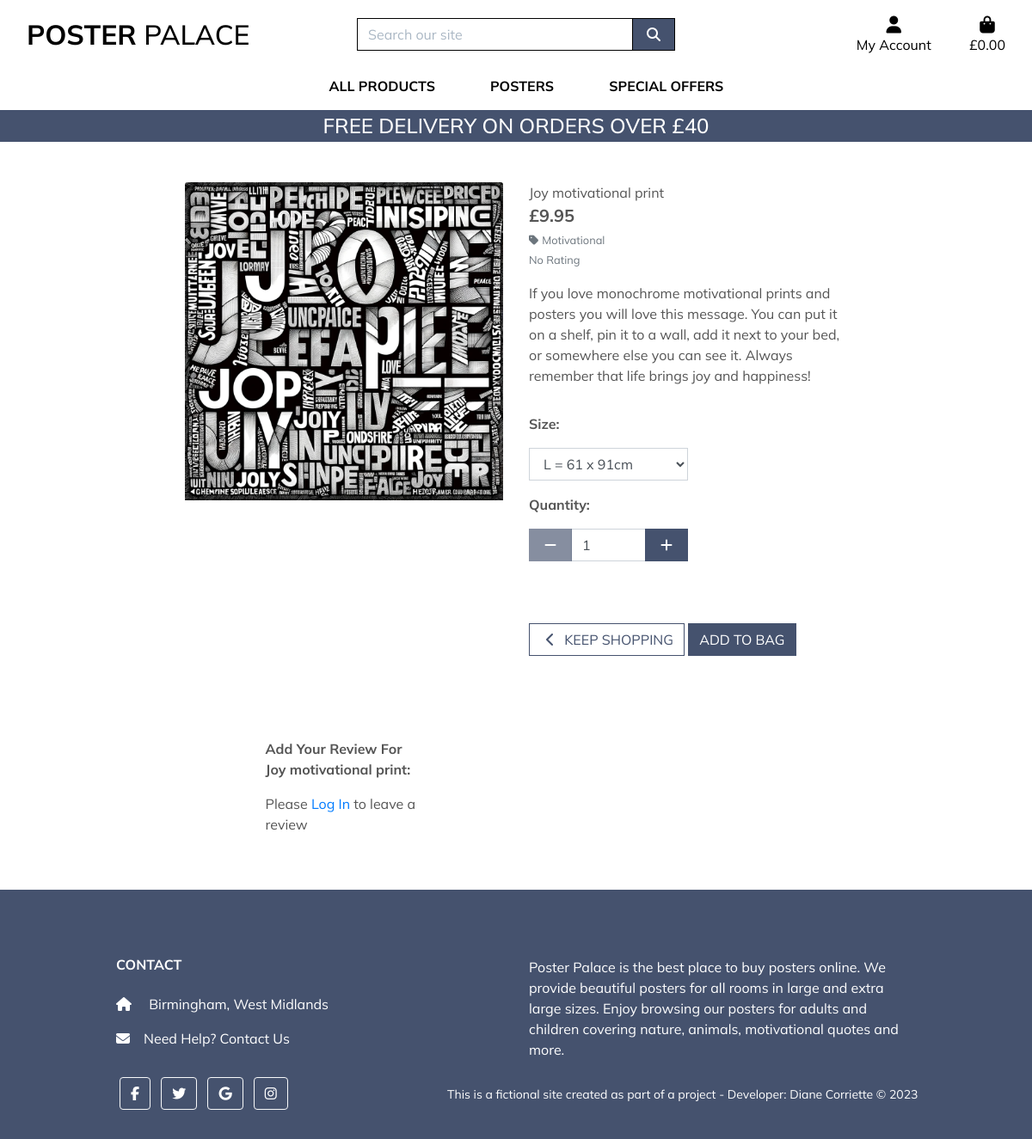
/products/11/, run on the app's committed database.
### products/models.py (models this page shows, shortened)
class Product(models.Model):
    sku = models.CharField(max_length=15,
                           default=get_random_string,
                           null=True, blank=True)
    name = models.CharField(max_length=200)
    slug = models.SlugField(max_length=200, unique=True)
    image = models.ImageField(null=True, blank=True)
    description = models.TextField(blank=True)
    sizes = models.BooleanField(default=False, null=True, blank=True)
    price = models.DecimalField(default=9.95, max_digits=8, decimal_places=2)
    category = models.ForeignKey('Category', null=True,
                                 blank=True, on_delete=models.SET_NULL)
    available = models.BooleanField(default=True)
    created = models.DateTimeField(auto_now_add=True)
    updated = models.DateTimeField(auto_now=True)

class Category(models.Model):
    name = models.CharField(max_length=200)
    slug = models.SlugField(max_length=200,
                            unique=True, null=True, blank=True)
    friendly_name = models.CharField(max_length=200, null=True, blank=True)
    class Meta:
        ordering = ['name']
        verbose_name = 'category'
        verbose_name_plural = 'categories'

### products/views.py (the view)
# urls.py: path('<int:product_id>/', views.product_detail, name='product_detail'),
def product_detail(request, product_id):
    product = get_object_or_404(Product, pk=product_id)
    context = {
        'product': product,
    }
    return render(request, 'products/product_detail.html', context)

### bag/contexts.py (called while the page is built, shortened)
def bag_contents(request):
    bag_items = []
    total = 0
    product_count = 0
    bag = request.session.get('bag', {})
    if total < settings.FREE_DELIVERY_THRESHOLD:
        delivery = total * Decimal(settings.STANDARD_DELIVERY_PERCENTAGE / 100)
        free_delivery_delta = settings.FREE_DELIVERY_THRESHOLD - total
    else:
        delivery = 0
        free_delivery_delta = 0
    grand_total = delivery + total
    context = {
        'bag_items': bag_items,
        'total': total,
        'product_count': product_count,
        'delivery': delivery,
        'free_delivery_delta': free_delivery_delta,
        'free_delivery_threshold': settings.FREE_DELIVERY_THRESHOLD,
        'grand_total': grand_total,
    }
    return context

### products/templates/products/product_detail.html (shortened to what this page needs)
{% extends "base.html" %}
{% load static %}
{% load reviews %}
{% load crispy_forms_tags %}
{% block page_header %}
    <div class="container header-container">
    </div>
{% endblock %}
{% block content %}
    <div class="overlay"></div>
    <div class="container-fluid">
        <div class="row">
            <div class="col-12 col-md-6 col-lg-4 offset-lg-2">
                <div class="image-container my-5">
                    {% if product.image %}
                        <a href="{{ product.image.url }}" target="_blank">
                            <img class="card-img-top img-fluid" src="{{ product.image.url }}" alt="{{ product.name }}">
                        </a>
                        {% else %}
                        <a href="">
                            <img class="card-img-top img-fluid" src="{{ MEDIA_URL }}noimage.png" alt="{{ product.name }}">
                        </a>
                    {% endif %}
                </div>
            </div>
            <div class="col-12 col-md-6 col-lg-4">
                <div class="product-details-container mb-5 mt-md-5">
                    <p class="mb-0">{{ product.name }}</p>
                    <p class="lead mb-0 text-left font-weight-bold">&#163;{{ product.price }}</p>
                    {% if product.category %}
                    <p class="small mt-1 mb-0">
                        <a class="text-muted" href="{% url 'products' %}?category={{ product.category.name }}">
                            <i class="fas fa-tag mr-1"></i>{{ product.category.friendly_name }}
                        </a>
                    </p>
                    {% endif %}
                    {% if product.rating %}
                        <small class="text-muted"><i class="fas fa-star mr-1"></i>{{ product.rating }} / 7</small>
                    {% else %}
                        <small class="text-muted">No Rating</small>
                    {% endif %}
                    <p class="mt-3">{{ product.description }}</p>
                    <form class="form" action="{% url 'add_to_bag' product.id %}" method="POST">
                        <div class="form-row">
                            {% with product.sizes as s %}
                            {% if s %}
                                <div class="col-12">
                                    <p class="mt-3"><strong>Size:</strong></p>
                                    <select class="form-control rounded-0 w-50" name="product_size" id='id_product_size'>
                                        <option value="L">L = 61 x 91cm</option>
                                    </select>
                                </div>
                            {% endif %}
                            <div class="col-12">
                                <p class="mt-3"><strong>Quantity:</strong></p>
                                <div class="form-group w-50">
                                    <div class="input-group">
                                        <div class="input-group-prepend">
                                            <button class="decrement-qty btn btn-black rounded-0"
                                                data-item_id="{{ product.id }}" id="decrement-qty_{{ product.id }}">
                                                <span class="icon">
                                                    <i class="fas fa-minus"></i>
                                                </span>
                                            </button>
                                        </div>
                                        <input class="form-control qty_input" type="number"
                                            name="quantity" value="1" min="1" max="99"
                                            data-item_id="{{ product.id }}"
                                            id="id_qty_{{ product.id }}">
                                        <div class="input-group-append">
                                            <button class="increment-qty btn btn-black rounded-0"
                                                data-item_id="{{ product.id }}" id="increment-qty_{{ product.id }}">
                                                <span class="icon">
                                                    <i class="fas fa-plus"></i>
                                                </span>
                                            </button>
                                        </div>
                                    </div>
                                </div>
                            </div>
                            <div class="col{% if s %}-12 mt-2{% endif %}">
                                <a href="{% url 'products' %}" class="btn btn-outline-black rounded-0 mt-5">
                                    <span class="icon">
                                        <i class="fas fa-chevron-left"></i>
                                    </span>
                                    <span class="text-uppercase">Keep Shopping</span>
                                </a>
                                <input type="submit" class="btn btn-black rounded-0 text-uppercase mt-5" value="Add to Bag">
                            </div>
                            {% endwith %}
                        </div>
                    </form>
                </div>
            </div>
        </div>
    </div>
<div class="overlay"></div>
<div class="container-fluid">
    <div class="row">
        <div class="col-12 col-md-6 col-lg-4 offset-lg-2">
            <div class="container my-5">
                <div class="container">
                    <p class="mt-3"><strong>Add Your Review For {{ product.name }}:</strong></p>
                        {% if user.is_authenticated %}
                            {% include 'reviews/add_review.html' %}
                        {% else %}
                            <p>Please <a href="{% url 'account_login' %}" class="text-blue">Log In</a> to leave a review</p>
                        {% endif %}
                    </div>
                </div>
            </div>
        </div>
    </div>
{% endblock %}

### static/css/style.css (style rules this page uses)
html { height: 100% }
* { font-family: 'Mulish', sans-serif; }
body { min-height: 100vh; color: #555; display: flex; flex-direction: column; }
.icon { align-items: center; display: inline-flex; justify-content: center; height: 1.5rem; width: 1.5rem; }
.btn-black { background: #45526e; color: white; }
.btn-outline-black { background: white; color: #45526e !important; border: 1px solid #45526e; }
.overlay { height: 100%; width: 100%; top: 0; left: 0; position: fixed; background: white; z-index: -1; }
@media (min-width: 1200px) { .container { max-width: 80%; } }
@media (min-width: 992px) { .header-container { padding-top: 164px; } }

### data on the page
Product: image (picture), name "Joy motivational print", price "9.95", category.friendly_name "Motivational", description "If you love monochrome motivational prints and posters you will love this message. You can put it on a shelf, pin it to a wall, add it next to your bed, or somewhere else you can see it. Always remember that life brings joy and happiness!"

### other printed values
{{ free_delivery_threshold }} "40"
